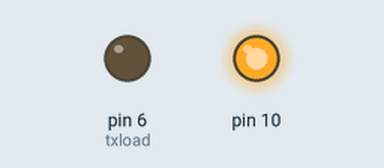
This sketch was run on a simulated Arduino Uno, built with avr-gcc and run on an emulated ATmega328P. Shown: output pins drawn as LEDs (lit = HIGH). What the sketch prints to the serial monitor is not drawn.

Above: at 0.3 s.
Timing chart, 0 to 1.8 s (numbered marks = the images above):
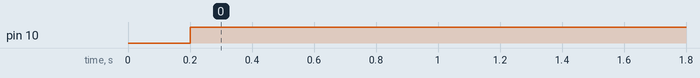

The sketch:

SPIMaster_Arduino.ino
```cpp
#include<SPI.h>                             //Library for SPI .
#define txload 6
#define trdy 5
int i=1;
int dataready;
byte x;

void setup (void)

{
   Serial.begin(115200);
   SPI.begin();
  pinMode(txload,OUTPUT);
  pinMode(trdy,INPUT);
   digitalWrite(SS,HIGH);
    SPI.setClockDivider(SPI_CLOCK_DIV16);

}

void loop(void)
{

   if(i<2)
   {

    int Mastereceive;
    double voltage = 0;
    //uint16_t buffer;  //16 bits of data
    //uint8_t size = 2;   //number of bytes

    digitalWrite(SS, LOW);                  //Starts communication with Slave connected to master
    delay(100);
    // Mastereceive=SPI.transfer(0); //Send the mastersend value to slave also receives value from slave

    //Serial.println(Mastereceive);
    Mastereceive = SPI.transfer16(0);
    Serial.println(Mastereceive);

    voltage = (1000000/Mastereceive - 39.25)/(36.5345);
    Serial.println(voltage);

    delay(100);
    digitalWrite(SS, HIGH);
   i=i+1;
   }

  delay(1000);
}
```

Measured:
- by itself, pin 10: LOW → HIGH at 0.20 s
